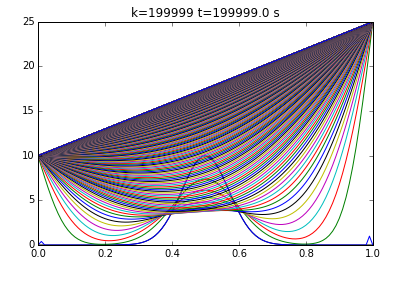

Generate this figure with Python:
# -*- coding: utf-8 -*-
"""
Created on Wed Aug 07 14:47:02 2019

@author: Andrés Vera
"""

from matplotlib.pylab import *

L = 1.0   #largo elemento
n = 100   #subdivisiones elemento
dx =L/n   #discretizacion espacial (cuánto mide cada trozo)

#vector con todos los punto en el espacio dentro del elemento (x)
x = linspace(0, L, n + 1)

#condición inicial
def fun_u0(x):
    return 10*exp(-(x-0.5)**2/0.1**2)

u0= fun_u0(x) 
#creear el vecto de solucion u (u es temperatura en cierto momento y lugar)
u_k=u0.copy() #vector de temperatura según el tiempo, se trabaja sobre el vector de temperatura inicial

#condiciones de borde (esenciales)
#u_k[0] = 0.0 #temperatura al comienzo es cero
#u_k[n] = 20.0 #temperatura en instante final (n) es 20°c

#crear vector para temperatura en tiempo k+1, se trabaja sobre vector de temperatura para momento inicial
u_km1=u_k.copy()


#parámetro del problema 
dt= 1.0 #S, indica cuanto cambia el tiempo 
K=10.5 #m^2/s
c=1100 #J/Kg C
rho=2400.0 #Kg/m^3
alpha = K*dt/(c*rho*dx**2)
print 'dt=', dt
print 'dx=', dx
print 'K=', K
print 'c=', c
print 'rho=', rho
print 'alpha=', alpha

plot(x,u0, "k")

#loop en el tiempo 
k = 0.0
for k in range(200000):#avanzo 200000 pasos, hasta seg 200000
    t = dt*k
    print "k=",k, "t=", t, "dt=", dt
    
    u_k[0]= 10.0
    u_k[n] = 25.0
    #loop en el espacio 1=1...n-1, u_km1[0]=0 y u_km1[n]= 2
    for i in range(1, n):
        #algoritmo de diferencias finitas 1-D para difusion 
        u_km1[i] = u_k[i] + alpha*(u_k[i+1]-2*u_k[i]+u_k[i-1])
    
    #Avanzar la solucion a k+1
    u_k = u_km1
#plot(x,u0)
    if k % 200 == 0:
        plot(x,u_k)


title('k={} t={} s'.format(k, k*dt))
plt.savefig("graficodistribuciondetemperatura.png")
show()
